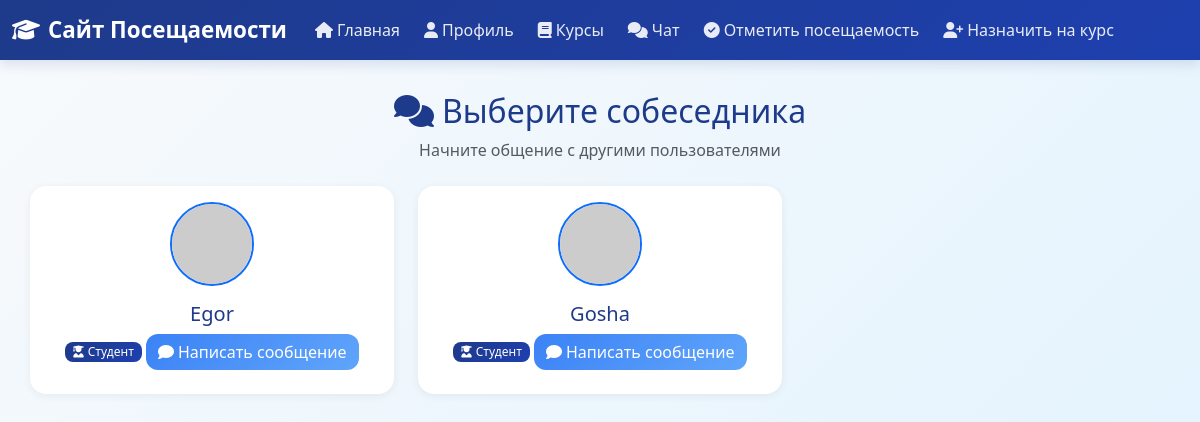
The app's page /chat_list (signed in), older data.
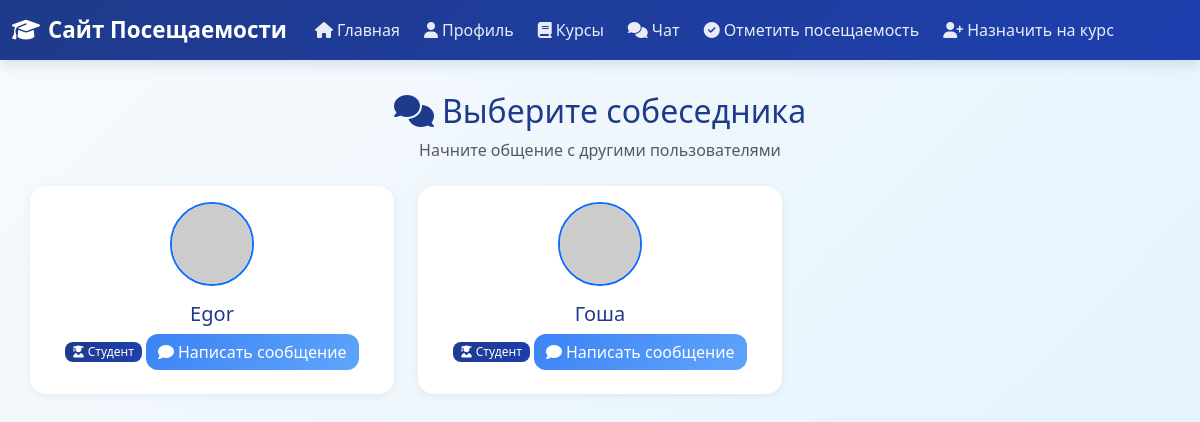
The same page, newer data.
### app/models.py (models this page shows, shortened)
class User(UserMixin, db.Model):
    id: so.Mapped[int] = so.mapped_column(primary_key=True)
    username: so.Mapped[str] = so.mapped_column(sa.String(64), index=True, unique=True)
    email: so.Mapped[str] = so.mapped_column(sa.String(120), index=True, unique=True)
    password_hash: so.Mapped[Optional[str]] = so.mapped_column(sa.String(256))
    role: so.Mapped[str] = so.mapped_column(sa.String(20), default='student')
    about_me: so.Mapped[Optional[str]] = so.mapped_column(sa.String(140))
    last_seen: so.Mapped[Optional[datetime]] = so.mapped_column(default=lambda: datetime.now(timezone.utc))
    sent_messages: so.Mapped[List['Message']] = so.relationship(
        'Message',
        foreign_keys='Message.sender_id',
        back_populates='sender'
    )
    received_messages: so.Mapped[List['Message']] = so.relationship(
        'Message',
        foreign_keys='Message.recipient_id',
        back_populates='recipient'
    )
    teaching_courses: so.Mapped[List['Course']] = so.relationship(
        secondary=teacher_course_association,
        back_populates='teachers',
        collection_class=list
    )
    enrolled_courses: so.Mapped[List['Course']] = so.relationship(
        secondary=student_course_association,
        back_populates='students',
        collection_class=list
    )
    attendance_records: so.WriteOnlyMapped['AttendanceRecord'] = so.relationship(
        back_populates='student',
        cascade="all, delete-orphan"
    )
    def avatar(self, size: int) -> str:
        digest = md5(self.email.lower().encode('utf-8')).hexdigest()
        return f'https://www.gravatar.com/avatar/{digest}?d=identicon&s={size}'

### app/routes.py (the view)
@app.route('/chat_list')
@login_required
def chat_list():
    page = request.args.get('page', 1, type=int)
    users_query = sa.select(User).where(User.id != current_user.id).order_by(User.username)
    users_pagination = db.paginate(
        users_query,
        page=page,
        per_page=current_app.config['ITEMS_PER_PAGE'],
        error_out=False
    )
    users = users_pagination.items
    next_url = url_for('chat_list', page=users_pagination.next_num) \
        if users_pagination.has_next else None
    prev_url = url_for('chat_list', page=users_pagination.prev_num) \
        if users_pagination.has_prev else None
    return render_template('chat_list.html',
                         title='Список чатов',
                         users=users,
                         next_url=next_url,
                         prev_url=prev_url)

### app/models.py (called while the page is built)
@login.user_loader
def load_user(id: int) -> Optional[User]:
    return db.session.get(User, id)

### app/templates/chat_list.html
{% extends "base.html" %}
{% block content %}
    <div class="text-center mb-4">
        <h1 class="h2 text-primary">
            <i class="fas fa-comments me-2"></i>Выберите собеседника
        </h1>
        <p class="text-muted">Начните общение с другими пользователями</p>
    </div>
    {% if users %}
        <div class="row">
            {% for u in users %}
                <div class="col-md-6 col-lg-4 mb-4">
                    <div class="card border-0 shadow-sm h-100">
                        <div class="card-body text-center">
                            <div class="mb-3">
                                <img src="{{ u.avatar(64) }}" alt="Аватар" class="rounded-circle border border-2 border-primary">
                            </div>
                            <h5 class="card-title text-primary">{{ u.username }}</h5>
                            <span class="badge bg-primary mb-3">
                                {% if u.role == 'student' %}
                                    <i class="fas fa-user-graduate me-1"></i>Студент
                                {% else %}
                                    <i class="fas fa-chalkboard-teacher me-1"></i>Преподаватель
                                {% endif %}
                            </span>
                            <a href="{{ url_for('chat', username=u.username) }}" class="btn btn-primary">
                                <i class="fas fa-comment me-1"></i>Написать сообщение
                            </a>
                        </div>
                    </div>
                </div>
            {% endfor %}
        </div>
    {% else %}
        <div class="text-center py-5">
            <i class="fas fa-users fa-3x text-muted mb-3"></i>
            <p class="text-muted">Нет других пользователей.</p>
        </div>
    {% endif %}
{% endblock %}

### app/templates/base.html (shortened to what this page needs)
<!doctype html>
<html lang="ru">
  <head>
    <link href="https://cdn.jsdelivr.net/npm/bootstrap@5.3.0/dist/css/bootstrap.min.css" rel="stylesheet">
    <link href="https://cdnjs.cloudflare.com/ajax/libs/font-awesome/6.4.0/css/all.min.css" rel="stylesheet">
  </head>
  <body>
    {% if current_user.is_authenticated %}
    <nav class="navbar navbar-expand-lg navbar-dark mb-4">
      <div class="container-fluid">
        <a class="navbar-brand" href="{{ url_for('index') }}">
            <i class="fas fa-graduation-cap me-2"></i>Сайт Посещаемости
        </a>
        <div class="collapse navbar-collapse" id="navbarNav">
          <ul class="navbar-nav me-auto mb-2 mb-lg-0">
            <li class="nav-item">
              <a class="nav-link" href="{{ url_for('index') }}">
                  <i class="fas fa-home me-1"></i>Главная
              </a>
            </li>
            <li class="nav-item">
              <a class="nav-link" href="{{ url_for('user', username=current_user.username) }}">
                  <i class="fas fa-user me-1"></i>Профиль
              </a>
            </li>
            <li class="nav-item">
              <a class="nav-link" href="{{ url_for('courses') }}">
                  <i class="fas fa-book me-1"></i>Курсы
              </a>
            </li>
            <li class="nav-item">
              <a class="nav-link" href="{{ url_for('chat_list') }}">
                  <i class="fas fa-comments me-1"></i>Чат
              </a>
            </li>
            {% if current_user.role == 'teacher' %}
            <li class="nav-item">
              <a class="nav-link" href="{{ url_for('mark_attendance') }}">
                  <i class="fas fa-check-circle me-1"></i>Отметить посещаемость
              </a>
            </li>
            <li class="nav-item">
              <a class="nav-link" href="{{ url_for('assign_to_course') }}">
                  <i class="fas fa-user-plus me-1"></i>Назначить на курс
              </a>
            </li>
            {% endif %}
          </ul>
        </div>
      </div>
    </nav>
    {% endif %}
    <div class="container">
        {% block content %}{% endblock %}
    </div>
  </body>
</html>

### app/templates/base.html (style rules this page uses)
:root { --primary-blue: #1e3a8a; --secondary-blue: #3b82f6; --light-blue: #dbeafe; --accent-blue: #60a5fa; --dark-blue: #1e40af; }
body { background: linear-gradient(135deg, #f8fafc 0%, #e0f2fe 100%); min-height: 100vh; font-family: 'Segoe UI', Tahoma, Geneva, Verdana, sans-serif; }
.navbar { background: linear-gradient(135deg, var(--primary-blue) 0%, var(--dark-blue) 100%) !important; box-shadow: 0 4px 12px rgba(30, 58, 138, 0.15); }
.navbar-brand { color: white !important; font-weight: 600; font-size: 1.4rem; }
.nav-link { color: rgba(255, 255, 255, 0.9) !important; transition: all 0.3s ease; border-radius: 8px; margin: 0 4px; }
.container { background: transparent; border-radius: 0; box-shadow: none; padding: 0; margin-top: 2rem; margin-bottom: 2rem; }
h1, h2, h3 { color: var(--primary-blue); font-weight: 600; }
.card { border: none; border-radius: 16px; box-shadow: 0 4px 20px rgba(0, 0, 0, 0.08); transition: transform 0.3s ease, box-shadow 0.3s ease; }
.btn { border-radius: 12px; font-weight: 500; transition: all 0.3s ease; }
.btn-primary { background: linear-gradient(135deg, var(--secondary-blue) 0%, var(--accent-blue) 100%); border: none; }
.badge { border-radius: 8px; font-weight: 500; }
.text-primary { color: var(--primary-blue) !important; }
.bg-primary { background: linear-gradient(135deg, var(--primary-blue) 0%, var(--dark-blue) 100%) !important; }
.fas, .far, .fab { transition: transform 0.3s ease; }
.shadow-sm { box-shadow: 0 2px 8px rgba(0, 0, 0, 0.06) !important; }

Row changes from the older to the newer data that the page shows:
changed User: username "Gosha" → "Гоша"
